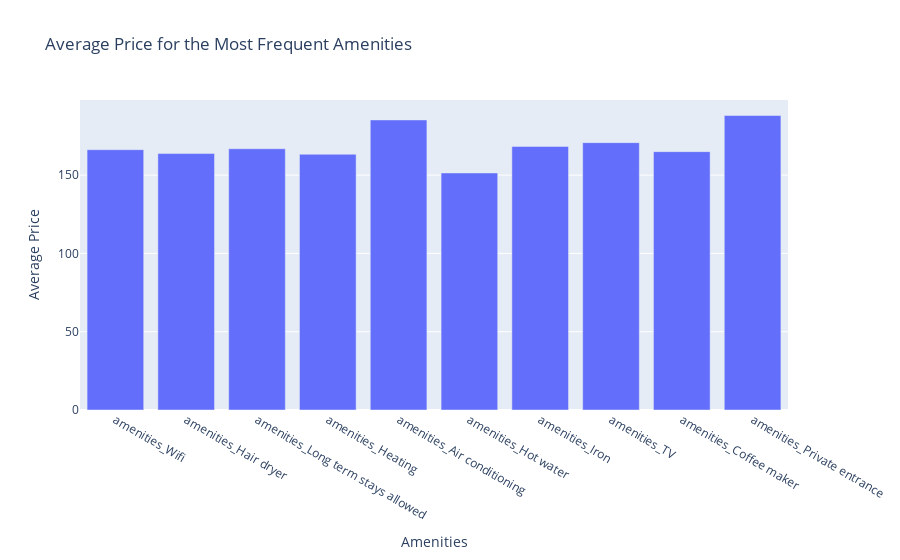

The cell this chart's notebook holds for it:
### Code cell
amenities = {}
for c in df.columns:
	if "amenities" in c: 
		amenities[c] = df[c].value_counts()[1]
amenities_list = sorted(amenities, key=amenities.get, reverse=True)[:10]
amenities = {c:df.groupby(c)['price'].mean()[1] for c in amenities_list}
fig = px.bar(x = amenities.keys(), y = amenities.values(), title = "Average Price for the Most Frequent Amenities", labels={
	"y": "Average Price",
	"x": "Amenities"
})
fig.show()

### Figure 1 — Plotly figure (JSON) as saved in the notebook; plotly's stock layout.template omitted (floating-point values rounded to 4 significant figures)
{"data": [{"alignmentgroup": "True", "hovertemplate": "Amenities=%{x}<br>Average Price=%{y}<extra></extra>", "legendgroup": "", "marker": {"color": "#636efa", "pattern": {"shape": ""}}, "name": "", "offsetgroup": "", "orientation": "v", "showlegend": false, "textposition": "auto", "type": "bar", "x": ["amenities_Wifi", "amenities_Hair dryer", "amenities_Long term stays allowed", "amenities_Heating", "amenities_Air conditioning", "amenities_Hot water", "amenities_Iron", "amenities_TV", "amenities_Coffee maker", "amenities_Private entrance"], "xaxis": "x", "y": [166.2, 163.8, 166.8, 163.3, 185.2, 151.4, 168.3, 170.7, 165.0, 188.1], "yaxis": "y"}], "layout": {"barmode": "relative", "legend": {"tracegroupgap": 0}, "title": {"text": "Average Price for the Most Frequent Amenities"}, "xaxis": {"anchor": "y", "domain": [0, 1], "title": {"text": "Amenities"}}, "yaxis": {"anchor": "x", "domain": [0, 1], "title": {"text": "Average Price"}}}}
